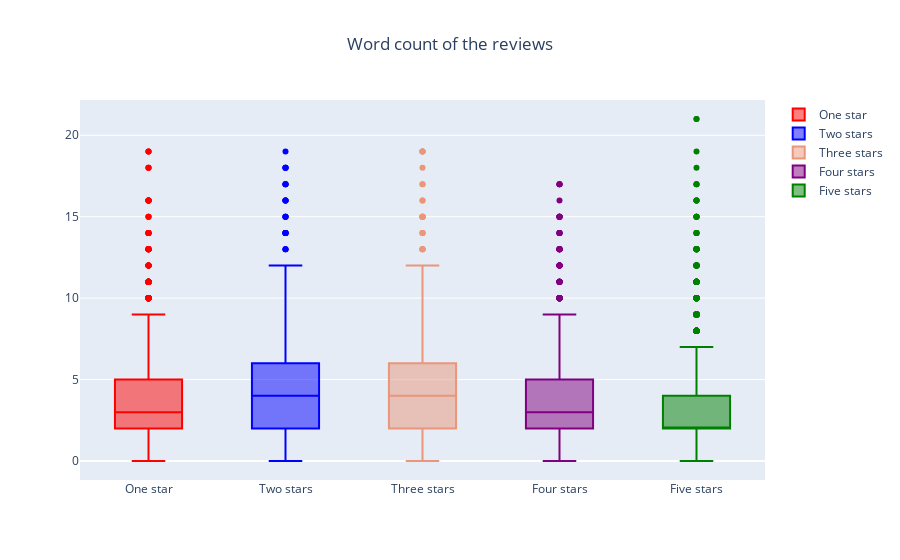

Notebook source saved alongside this figure:
### Code cell
trace0 = go.Box(
    y=one['review_word_count'],
    name = 'One star',
    marker = dict(
        color = 'red',
    )
)

trace1 = go.Box(
    y=two['review_word_count'],
    name = 'Two stars',
    marker = dict(
        color = 'blue',
    )
)

trace2 = go.Box(
    y=three['review_word_count'],
    name = 'Three stars',
    marker = dict(
        color = 'darksalmon',
    )
)

trace3 = go.Box(
    y=four['review_word_count'],
    name = 'Four stars',
    marker = dict(
        color = 'purple',
    )
)

trace4 = go.Box(
    y=five['review_word_count'],
    name = 'Five stars',
    marker = dict(
        color = 'green',
    )
)
data = [trace0, trace1, trace2, trace3, trace4]
layout = go.Layout(
    title = "Word count of the reviews", title_x=0.5,
)

fig = go.Figure(data=data,layout=layout)
iplot(fig)

### Figure 1 — Plotly figure (JSON) as saved in the notebook; plotly's stock layout.template omitted (floating-point values rounded to 4 significant figures; data arrays with more than 128 entries replaced by an {"elided": "..."} marker saying what was removed)
{"data": [{"marker": {"color": "red"}, "name": "One star", "type": "box", "y": {"elided": "1652 int values"}}, {"marker": {"color": "blue"}, "name": "Two stars", "type": "box", "y": {"elided": "506 int values"}}, {"marker": {"color": "darksalmon"}, "name": "Three stars", "type": "box", "y": {"elided": "791 int values"}}, {"marker": {"color": "purple"}, "name": "Four stars", "type": "box", "y": {"elided": "1676 int values"}}, {"marker": {"color": "green"}, "name": "Five stars", "type": "box", "y": {"elided": "4191 int values"}}], "layout": {"title": {"text": "Word count of the reviews", "x": 0.5}}}
